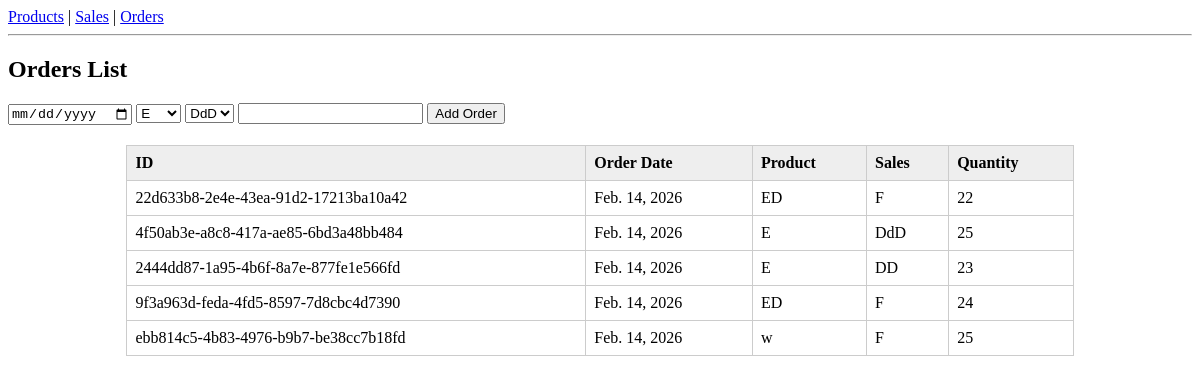
The app's page /order-page/, older data.
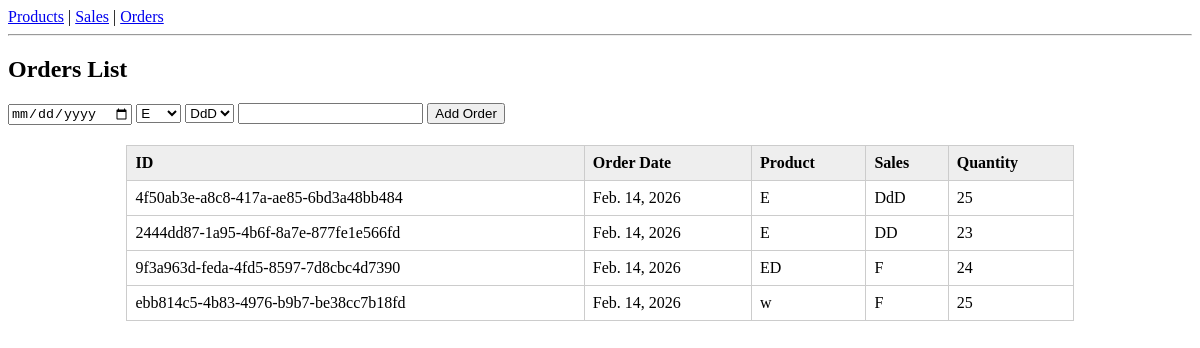
The same page, newer data.
### test1/models.py (models this page shows, shortened)
class Order(models.Model):
    id = models.UUIDField(primary_key=True, default=uuid.uuid4, editable=False, help_text='uuid')
    order_date = models.DateField()
    product = models.ForeignKey(
        Product, on_delete=models.PROTECT
    )
    sales = models.ForeignKey(
        Sales, on_delete=models.PROTECT
    )
    quantity = models.IntegerField()

class Product(models.Model):
    id = models.UUIDField(primary_key=True, default=uuid.uuid4, editable=False, help_text='uuid')
    name = models.CharField(max_length=100)
    price = models.DecimalField(max_digits=10, decimal_places=2)

class Sales(models.Model):
    id = models.UUIDField(primary_key=True, default=uuid.uuid4, editable=False, help_text='uuid')
    name = models.CharField(max_length=100)

### test1/views.py (the view)
# urls.py: path('order-page/',views.order_frontend ,name='orders-page'),
def order_frontend(request):
    orders = Order.objects.all()
    products = Product.objects.all()
    sales = Sales.objects.all()
    return render(request, "test1/orders.html",
                  {"orders": orders,
                   "products": products,
                   "sales": sales})

### test1/templates/test1/orders.html (shortened to what this page needs)
{% extends 'base.html' %}
{% block content %}
<h2>Orders List</h2>
<form id="orders-form">
    <input type="date" name="orders_date" required>
    <select name="product" id="product-select" required>
        {% for p in products %}
        <option value="{{ p.id }}">{{ p.name }}</option>
        {% endfor %}
    </select>
    <select name="sales" id="sales-select" required>
        {% for s in sales %}
        <option value="{{ s.id }}">{{ s.name }}</option>
        {% endfor %}
    </select>
    <input type="number" name="quantity" required>
    <button type="submit">Add Order</button>
</form>
<table id="orders-table">
    <thead>
        <tr>
            <th>ID</th>
            <th>Order Date</th>
            <th>Product</th>
            <th>Sales</th>
            <th>Quantity</th>
        </tr>
    </thead>
    <tbody>
        {% for o in orders %}
        <tr>
            <td>{{ o.id }}</td>
            <td>{{ o.order_date }}</td>
            <td>{{ o.product.name }}</td>
            <td>{{ o.sales.name }}</td>
            <td>{{ o.quantity }}</td>
        </tr>
        {% endfor %}
    </tbody>
</table>
{% endblock %}

Row changes from the older to the newer data that the page shows:
removed Order: id "22d633b8-2e4e-43ea-91d2-17213ba10a42", order_date "Feb. 14, 2026", product.name "ED", sales.name "F", quantity "22"
